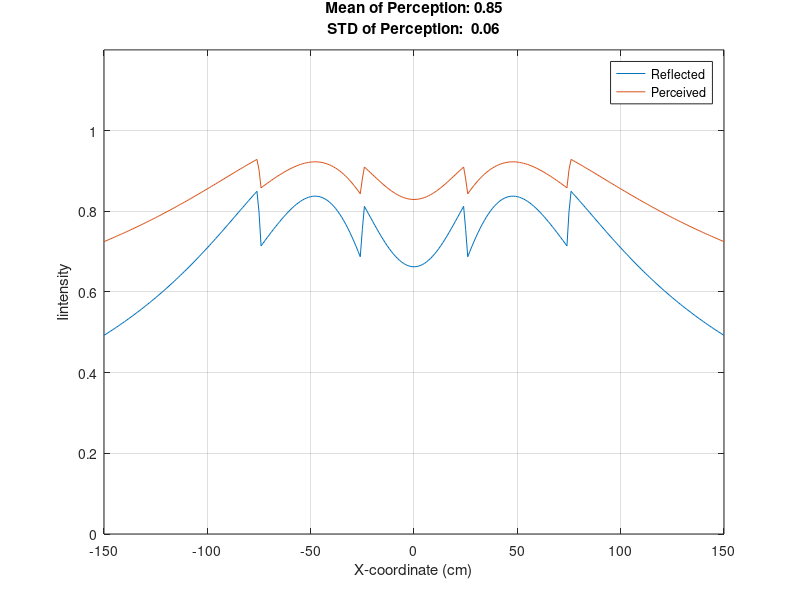

This chart was generated by the following MATLAB code:
% Simulation for even light distribution on the ceiling reflection
%
% - Two illumination sources (S) hanging from the ceiling at height y_0.
% - Sources are apart from each other and coordinate origin (O) resides in
%   between of the two. Distance from origin is x_0
% - Sources are rotated outwards from the origin by angle a_0.
% - Sources have horizontal reflectors at their base to prevent light from
%   getting below horizon.
%
%              Ceiling
% ---------------------------------------
%                       | a_0 /        A
%                       |----/         |
%                       |   /          | y_0
%                       |  /           |
%                       | /            | 
%                       |/             v
% ======S-------O-------S===========-----
%               |       | reflector
%               |<----->|
%                  x_0


a_0 = 0.25*pi; % Source angle (outwards) in radians
x_0 = 25; % Source x-coordinate e.g. in centimeters
y_0 = 50; % Source height (distance from ceiling) in same unit as x

res_a = 0.01; % Angle resolution
a = -pi/2:res_a:pi/2; % Angles
x_a = tan(a) * y_0; % X-coordinate
x_max = 150; % Maximum x-position
a_s = -pi/2:res_a:pi/2; % Angles relative to source
s_a = gaussmf(a_s, [2/3*pi/2.355, 0]); % Source

% Shift source by source angle
n = round(a_0 / res_a); % Sample count
if n >= 0
    s_a = [zeros(1,n) s_a]; % Add zeros to left side
    % Mirror part of source which extends pi/2 by pi/2 (horizontal reflector)
    s_tail = fliplr(s_a(end-n+1:end));
    s_a = s_a(1:end-n);
    s_a(end-n+1:end) = s_a(end-n+1:end) + s_tail;
else
    n = -n;
    s_a = [s_a zeros(1,n)]; % Add zeros to right side
    % Mirror part of source which extends pi/2 by pi/2 (horizontal reflector)
    s_head = fliplr(s_a(1:n));
    s_a = s_a(n+1:end);
    s_a(1:n) = s_a(1:n) + s_head;
end

% Linearize X-coordinates and interpolate source values for linear x
x = -x_max:x_max;
s = interp1(x_a, s_a, x);
r = interp1(x_a, s_a.*cos(a), x); % Reflection on the ceiling

% Shift source by source x-coordinate x_0
s = [zeros(1, x_0) s];
s = s(1:end-x_0);
r = [zeros(1, x_0) r];
r = r(1:end-x_0);

% Create mirrored left sides and sums
s = s + fliplr(s); % Mirrored source
r = r + fliplr(r); % Mirrored source
p = r.^(1/2.2); % Perceived brightness

% Plot
%plot(x, s(1,:), x, s(2,:), x, s(3,:), x, r(3,:));
%legend('Right source', 'Left source', 'Sum source', 'Reflected sum')
plot(x, r, x, p);
legend('Reflected', 'Perceived')
axis([-x_max x_max 0 1.2])
xlabel('X-coordinate (cm)')
ylabel('Iintensity')
grid on;
title([
    strcat(['Mean of Perception: ', num2str(mean(p), '%1.2f')]);
    strcat(['STD of Perception:  ', num2str(std(p), '%1.2f')])
]);